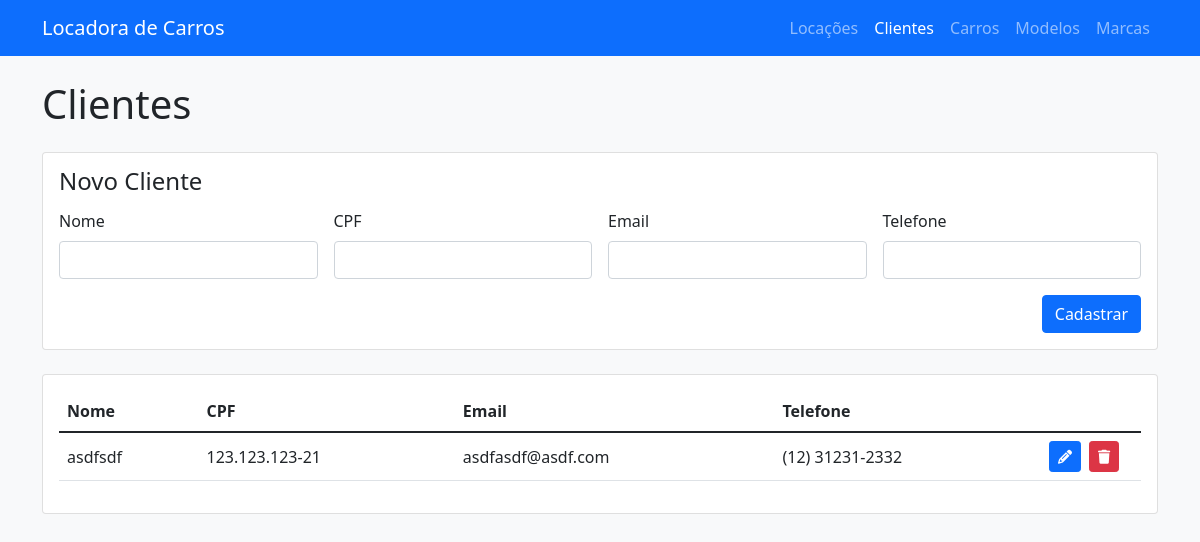
The page /clientes/ on the database as committed earlier.
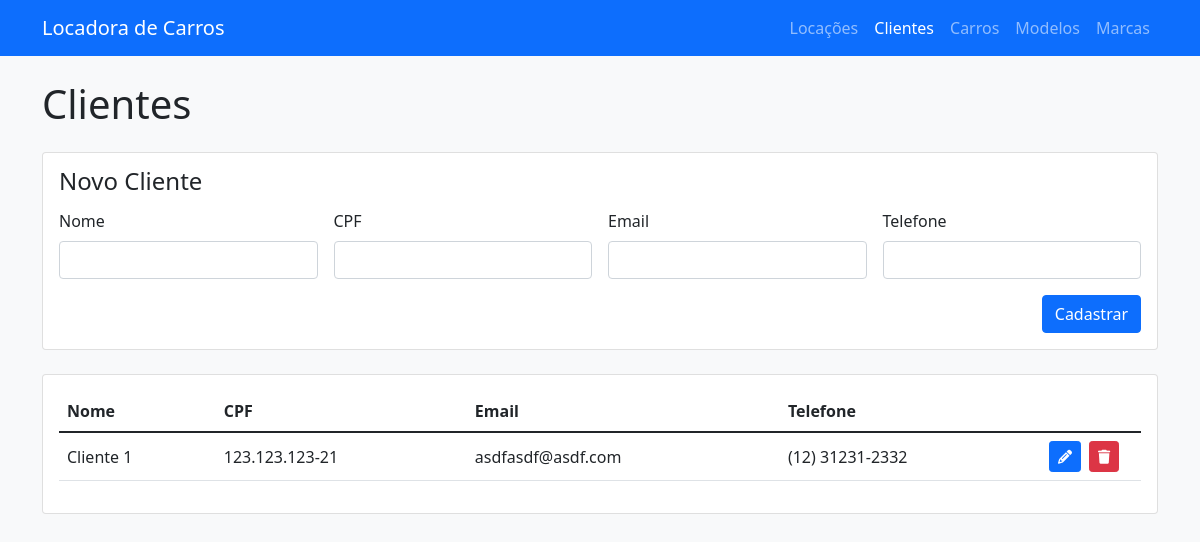
The same page on the database as committed later.
### Apps/Clientes/models.py (models this page shows, shortened)
class Cliente(models.Model):
    nome = models.CharField(max_length=100)
    cpf = models.CharField(max_length=14)
    email = models.CharField(max_length=100)
    telefone = models.CharField(max_length=15)

### Apps/Clientes/views.py (the view)
# urls.py: path('', views.listarClientes, name='clientes'),
def listarClientes(request):
    listaDeClientes = Cliente.objects.all()
    return render(request, 'clientes/index.html', {'clientes': listaDeClientes})

### templates/clientes/index.html (shortened to what this page needs)
{% extends '../base.html' %}
{% block content %}
    <h1>Clientes</h1>
    <div class="card my-4">
        <div class="card-body">
            <h2 class="d-flex justify-content-between mb-3 fs-4 lh-1">
                {% if cliente %}
                    <span>Editar Cliente</span> <a href="/clientes" class="fs-6 text-danger text-decoration-none">Cancelar</a>
                {% else %}
                    Novo Cliente
                {% endif %}
            </h2>
            <form action="{% if cliente %}/clientes/atualizar/{{ cliente.id }}{% else %}/clientes/cadastrar/{% endif %}" method="POST">
                <div class="row g-3">
                    <div class="col-sm-6 col-lg-3">
                        <label for="nome" class="form-label">Nome</label>
                        <input type="text" maxlength="100" class="form-control" name="nome" id="nome" value="{{ cliente.nome }}" required>
                    </div>
                    <div class="col-sm-6 col-lg-3">
                        <label for="cpf" class="form-label">CPF</label>
                        <input type="text" inputmode="numeric" class="form-control" name="cpf" id="cpf" value="{{ cliente.cpf }}" data-cpf required>
                    </div>
                    <div class="col-sm-6 col-lg-3">
                        <label for="email" class="form-label">Email</label>
                        <input type="text" inputmode="email" maxlength="100" class="form-control" name="email" id="email" value="{{ cliente.email }}" data-email required>
                    </div>
                    <div class="col-sm-6 col-lg-3">
                        <label for="telefone" class="form-label">Telefone</label>
                        <input type="tel" inputmode="tel" class="form-control" name="telefone" id="telefone" value="{{ cliente.telefone }}" required>
                    </div>
                </div>
                <div class="row mt-3">
                    <div class="col d-flex justify-content-sm-end">
                        <button type="submit" class="btn btn-primary flex-grow-1 flex-sm-grow-0">
                            {% if cliente %}
                                Salvar
                            {% else %}
                                Cadastrar
                            {% endif %}
                        </button>
                    </div>
                </div>
            </form>
        </div>
    </div>
    <div class="card">
        <div class="card-body">
            <table class="table table-hover">
                <thead>
                    <tr>
                        <th scope="col">Nome</th>
                        <th scope="col">CPF</th>
                        <th scope="col">Email</th>
                        <th scope="col">Telefone</th>
                        <th scope="col"></th>
                    </tr>
                </thead>
                <tbody>
                    {% for cliente in clientes %}
                    <tr valign="middle">
                        <td>{{ cliente.nome }}</td>
                        <td>{{ cliente.cpf }}</td>
                        <td>{{ cliente.email }}</td>
                        <td>{{ cliente.telefone }}</td>
                        <td width="100px">
                            <div class="d-flex gap-2">
                                <a href="/clientes/{{ cliente.id }}" class="btn btn-sm btn-primary" title="Editar">
                                    <i class="fas fa-pencil-alt"></i>
                                </a>
                                <button data-bs-toggle="modal"
                                    data-bs-target="#aviso-deletar"
                                    data-href="/clientes/deletar/{{ cliente.id }}"
                                    class="btn btn-sm btn-danger"
                                    title="Remover">
                                    <i class="fas fa-trash"></i>
                                </button>
                            </div>
                        </td>
                    </tr>
                    {% endfor %}
                </tbody>
            </table>
        </div>
    </div>
{% endblock %}

Rows that differ between the two databases and show on the page:
changed Cliente "asdfasdf@asdf.com": nome "asdfsdf" → "Cliente 1"
